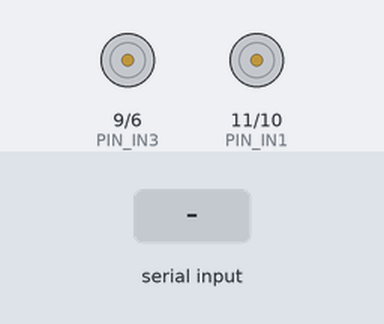
The sketch below on a simulated Arduino Uno, built with avr-gcc and run on an emulated ATmega328P. On the bench: motor-driver pin pairs drawn as motors (green arrow = first pin HIGH = forward, orange = second pin HIGH = backward, longer = more drive). The test bench sets the inputs (shaded band). What the sketch prints to the serial monitor is not drawn.

Above: at 1.2 s.
1.3 s: "F" received over Serial
At 2.2 s:
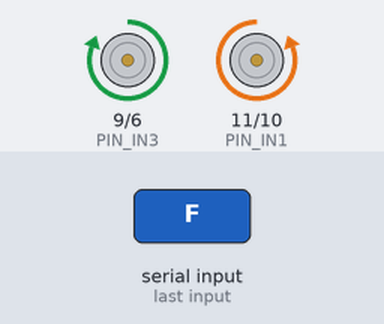
2.8 s: "B" received over Serial
At 3.3 s:
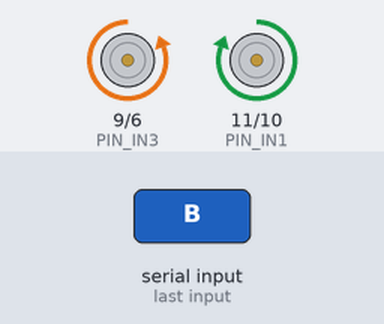
4.3 s: "R" received over Serial
At 5.5 s:
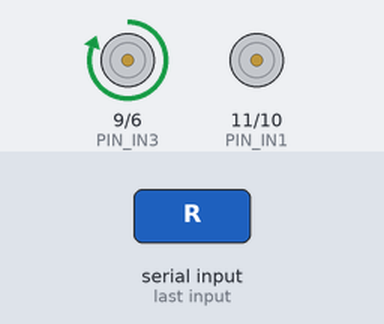
5.8 s: "L" received over Serial
At 6.8 s:
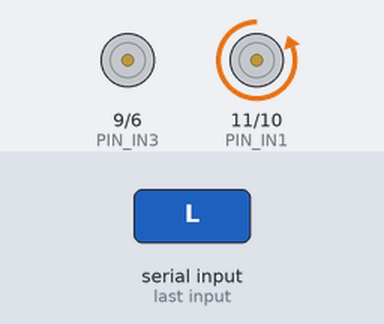
Timing chart, 0 to 8.3 s (numbered marks = the images above; inputs shaded):
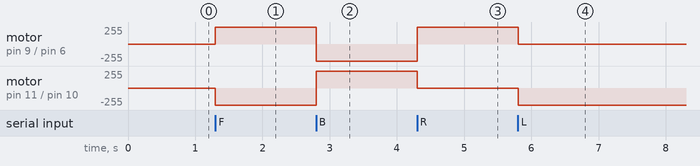

The sketch:

Test_L298_Mario.ino
```cpp
/*
    Test simple para comprobar funcionamiento de un coche con
    dos motores DC y un  driver L298
*/

#define PIN_IN1 11
#define PIN_IN2 10
#define PIN_IN3 9
#define PIN_IN4 6

void setup() {
  Serial.begin(9600);
  pinMode(PIN_IN1, OUTPUT);
  pinMode(PIN_IN2, OUTPUT);
  pinMode(PIN_IN3, OUTPUT);
  pinMode(PIN_IN4, OUTPUT);
}

void loop() {
  char comando = '0';

  Serial.println(F("\n------------------------"));
  Serial.println(F("MENU"));
  Serial.println(F("Selecciona acción ejecutar"));
  Serial.println(F("F - Forward"));
  Serial.println(F("B - Backward"));
  Serial.println(F("R - Right"));
  Serial.println(F("L - Left"));
  Serial.println(F("S - Stop"));

  while (Serial.available() == 0) {
    //Nada
  }

  if (Serial.available() > 0) {
    comando = Serial.read();
    Serial.print("\nHe Leido la instrucción: " + (String)comando);
  }

  if (comando == 'F') { //Forward
    Serial.println(comando);
    digitalWrite(PIN_IN1, LOW);
    digitalWrite(PIN_IN2, HIGH);
    digitalWrite(PIN_IN3, HIGH);
    digitalWrite(PIN_IN4, LOW);
  }
  else if (comando == 'B') { //Backward
    Serial.println(comando);
    digitalWrite(PIN_IN1, HIGH);
    digitalWrite(PIN_IN2, LOW);
    digitalWrite(PIN_IN3, LOW);
    digitalWrite(PIN_IN4, HIGH);
  }
  else if (comando == 'R') { //Right
    Serial.println(comando);
    digitalWrite(PIN_IN1, LOW);
    digitalWrite(PIN_IN2, LOW);
    digitalWrite(PIN_IN3, HIGH);
    digitalWrite(PIN_IN4, LOW);
  }
  else if (comando == 'L') { //Left
    Serial.println(comando);
    digitalWrite(PIN_IN1, LOW);
    digitalWrite(PIN_IN2, HIGH);
    digitalWrite(PIN_IN3, LOW);
    digitalWrite(PIN_IN4, LOW);
  }
  else if (comando == 'S') { //Stop
    Serial.println(comando);
    digitalWrite(PIN_IN1, LOW);
    digitalWrite(PIN_IN2, LOW);
    digitalWrite(PIN_IN3, LOW);
    digitalWrite(PIN_IN4, LOW);
  }
  else
    Serial.println("Comando incorrecto!!!");
}
```

Measured:
- after the input at 1.3 s, motor on pin 9 (PIN_IN3) / pin 6 (PIN_IN4): stopped → forward 255/255 at once; motor on pin 11 (PIN_IN1) / pin 10 (PIN_IN2): stopped → backward 255/255 at once
- after the input at 2.8 s, motor on pin 9 (PIN_IN3) / pin 6 (PIN_IN4): forward 255/255 → backward 255/255 at once; motor on pin 11 (PIN_IN1) / pin 10 (PIN_IN2): backward 255/255 → forward 255/255 at once
- after the input at 4.3 s, motor on pin 9 (PIN_IN3) / pin 6 (PIN_IN4): backward 255/255 → forward 255/255 at once; motor on pin 11 (PIN_IN1) / pin 10 (PIN_IN2): forward 255/255 → stopped at once
- after the input at 5.8 s, motor on pin 9 (PIN_IN3) / pin 6 (PIN_IN4): forward 255/255 → stopped at once; motor on pin 11 (PIN_IN1) / pin 10 (PIN_IN2): stopped → backward 255/255 at once
